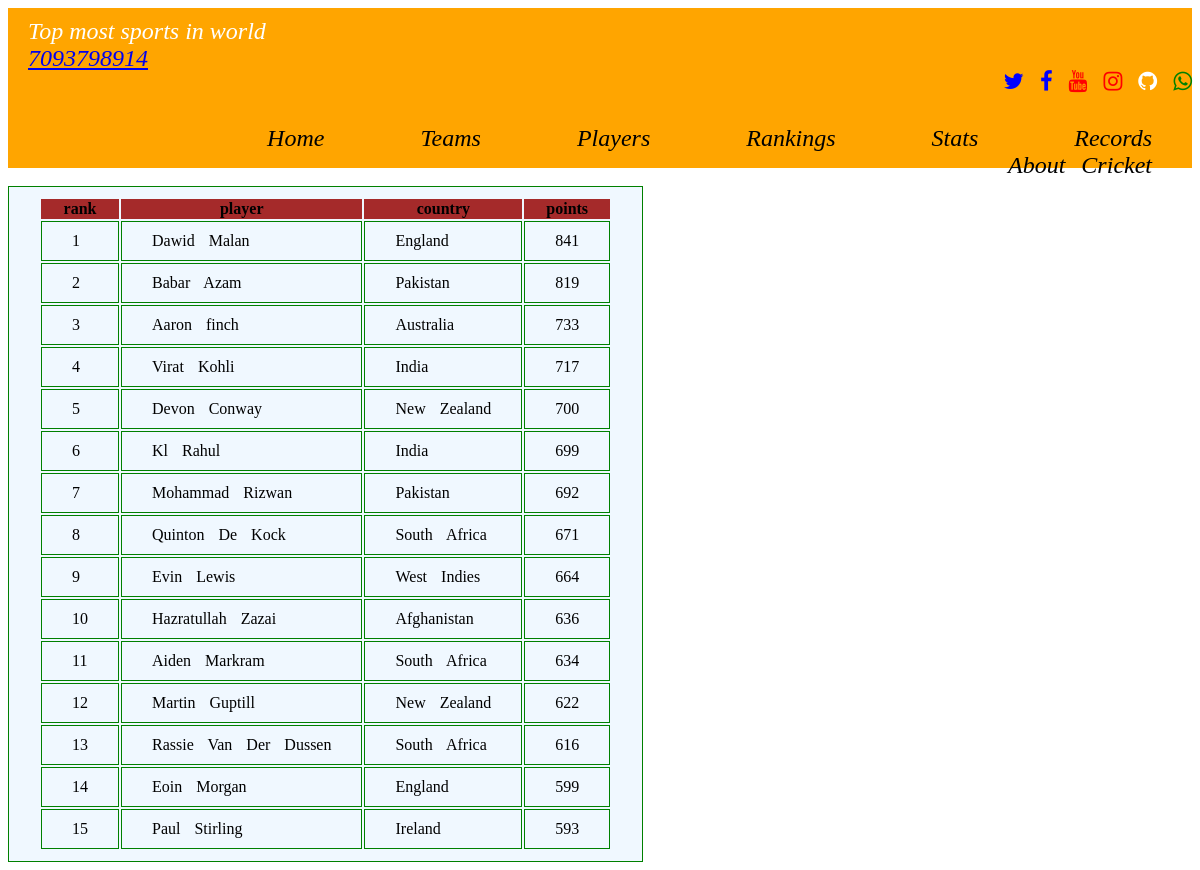
Screenshot of /web/icc_t20batting_team with the database file from the repository.
### web/models.py (models this page shows)
class TbattingRankings(models.Model):
    rank=models.IntegerField()
    player=models.CharField(max_length=80)
    country=models.CharField(max_length=80)
    points=models.IntegerField()

### web/views.py (the view)
# urls.py: path('icc_t20batting_team',views.icc_t20batting_team,name='icc_t20batting_team'),
def icc_t20batting_team(request):
    ma=TbattingRankings.objects.all
    return render(request,'web/icc_t20batting_team.html',{'access_records':ma})

### template/web/icc_t20batting_team.html (shortened to what this page needs)
<!DOCTYPE html>
{% extends "web/all.html" %}
{% load static %}
{% block body_block %}
<body >
    <div class="body">
         <table>
         <div class="dhana">
                <tr>
                  <th colspan="0">rank</th>
                  <th colspan="0">player</th>
                  <th colspan="1">country</th>
                  <th colspan="1">points</th>
                </tr>
                {% for acc in access_records %}
                <tr>
                  <td>{{ acc.rank }}</td>
                  <td>{{ acc.player }}</td>
                  <td>{{ acc.country }}</td>
                  <td>{{ acc.points }}</td>
                </tr>
                {% endfor %}
    </div></table>
        {% endblock %}

### static/images/css/style.css (style rules this page uses)
table,td { border: 1px solid green; background-color: aliceblue; word-spacing: 10px; padding: 10px 30px 10px 30px; color: black; }
th { background-color: brown; }

### rows the page displays
TbattingRankings: rank "1", player "Dawid Malan", country "England", points "841"
TbattingRankings: rank "2", player "Babar Azam", country "Pakistan", points "819"
TbattingRankings: rank "3", player "Aaron finch", country "Australia", points "733"
TbattingRankings: rank "4", player "Virat Kohli", country "India", points "717"
TbattingRankings: rank "5", player "Devon Conway", country "New Zealand", points "700"
TbattingRankings: rank "6", player "Kl Rahul", country "India", points "699"
TbattingRankings: rank "7", player "Mohammad Rizwan", country "Pakistan", points "692"
TbattingRankings: rank "8", player "Quinton De Kock", country "South Africa", points "671"
TbattingRankings: rank "9", player "Evin Lewis", country "West Indies", points "664"
TbattingRankings: rank "10", player "Hazratullah Zazai", country "Afghanistan", points "636"
TbattingRankings: rank "11", player "Aiden Markram", country "South Africa", points "634"
TbattingRankings: rank "12", player "Martin Guptill", country "New Zealand", points "622"
TbattingRankings: rank "13", player "Rassie Van Der Dussen", country "South Africa", points "616"
TbattingRankings: rank "14", player "Eoin Morgan", country "England", points "599"
TbattingRankings: rank "15", player "Paul Stirling", country "Ireland", points "593"
